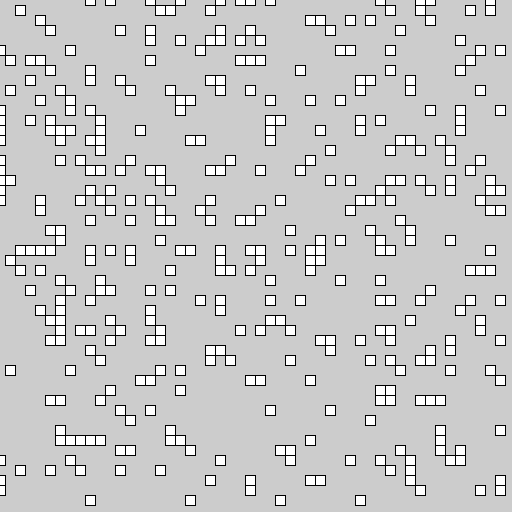
Frame 1 (no input)
Frame 60 (the mouse pressed at the canvas centre just before this capture): identical to frame 1, image omitted
Frame 120 (the mouse held since frame 60 and released just before this capture): identical to frame 1, image omitted

The Processing sketch that drew this single still picture (run headless with seeded random() and noise(); from frame 60 on, the mouse is pressed at the canvas centre):

// Processing sketch: Game_of_Life_10_Robert_example
// ── Game_of_Life_10_Robert_example.pde
GameObject cells[][];    //Our game grid matrix
float cellSize = 10;    //Size of our cells
int numberOfColums;
int numberOfRows;
int fillPercentage = 15;  //Number of starting dots

void setup() {
  size(512, 512);    //Set game Size
  rectMode(CENTER);  //set correct mode for our dots (so they stay in frame)
  frameRate(4);    //Low framerate makes it easier to test.

  //Calculate our grid depending on size and cellSize
  numberOfColums = (int)Math.floor(width/cellSize);
  numberOfRows = (int)Math.floor(height/cellSize);

  //Initiate our matrix
  cells = new GameObject[numberOfColums][numberOfRows];

  //For each row
  for (int y = 0; y < numberOfRows; ++y) {
    //for each column in each row
    for (int x = 0; x < numberOfColums; ++x) {
      //Create our game objects, multiply by cellSize for correct placement
      cells[x][y] = new GameObject(x * cellSize, y * cellSize, cellSize);

      //Random if it should be alive
      if (random(0, 100) < fillPercentage) {
        cells[x][y].alive = true;
      }
    }
  }
}

void draw() {
  //For each row
  for (int y = 0; y < numberOfRows; ++y) {
    //for each column in each row
    for (int x = 0; x < numberOfColums; ++x) {
      //Draw current cell
      cells[x][y].draw();
    }
  }
}

// ── GameObject.pde
public class GameObject {
  
  float x, y;   //Keep track of our positon
  float size;    //our size

  //Keep track if we are alive
  boolean alive = false;

  //Constructor
  public GameObject (float x, float y, float size) {
    //Our X is equal to incoming X, and so forth
    this.x = x;
    this.y = y;
    this.size = size;
  }

  void draw()
  {
    //If we are alive, draw our dot.
    if (alive) {
      rect(x, y, size, size);    
    }
  }
}
